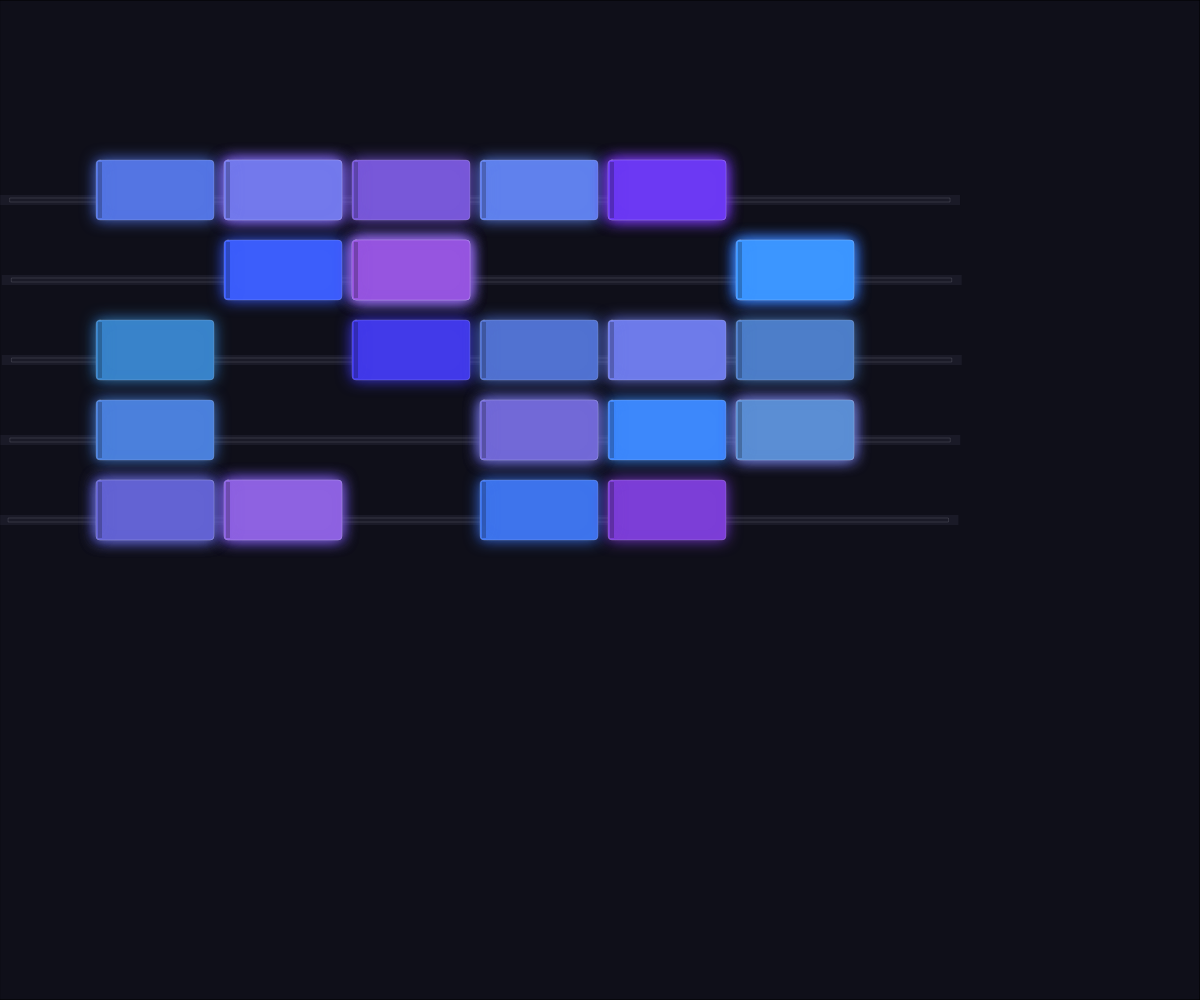
Frame 1 (no input)
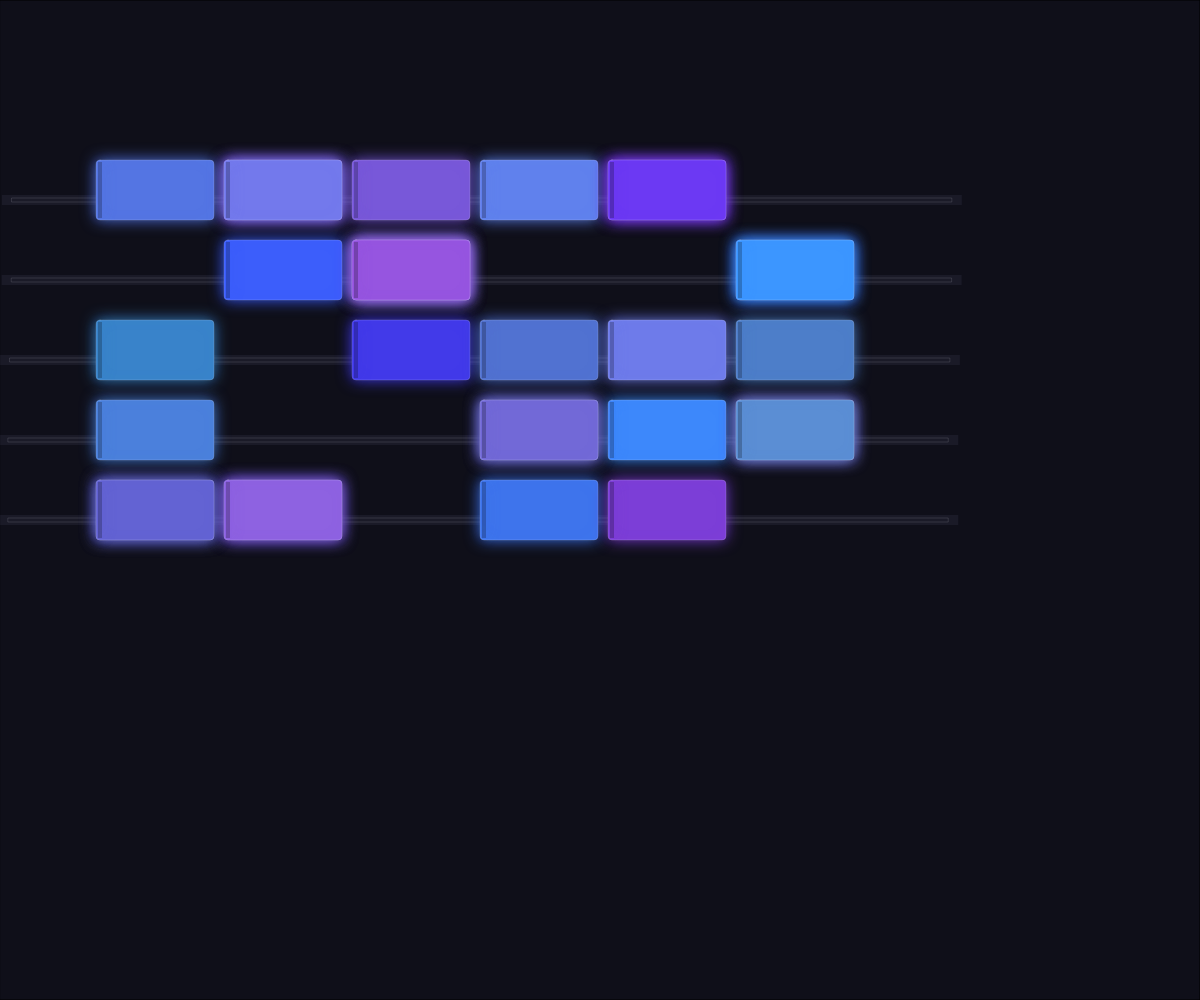
Frame 60 (no input)
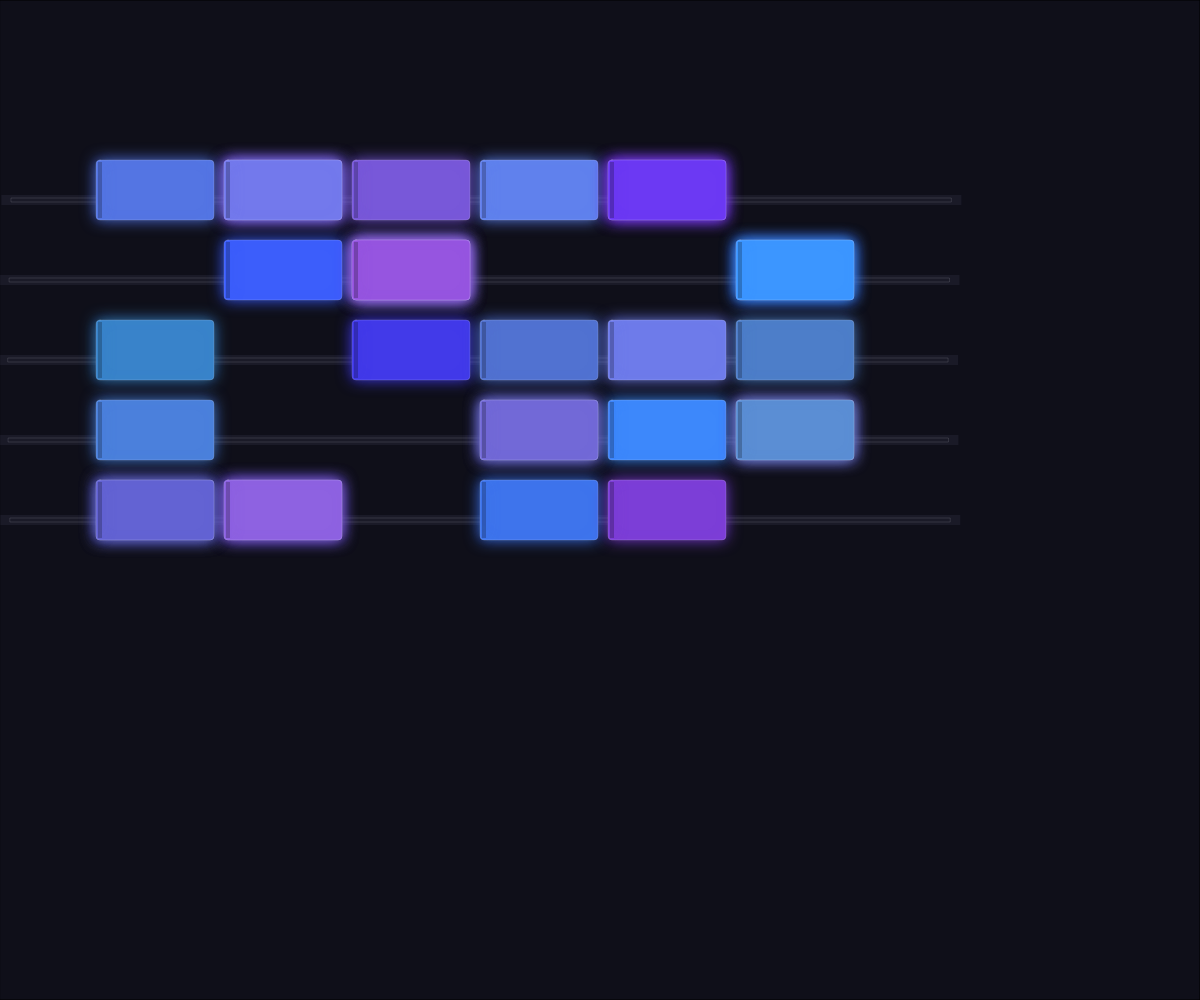
Frame 120 (the mouse pressed at the canvas centre since frame 60)

The p5.js sketch that drew these frames (run headless with seeded random() and noise() and a simulated clock; from frame 60 on, the mouse is pressed at the canvas centre):

// p5.js sketch
// ── sketch.js
let shelves = [];
let books = [];
let borrowed = [];
let ripplePhase = 0;

function setup() {
  createCanvas(windowWidth, windowHeight);
  angleMode(RADIANS);

  // Create shelves
  for (let i = 0; i < 5; i++) {
    shelves.push({
      y: height * 0.2 + i * 80,
      width: width * 0.8,
      height: 10
    });
  }

  // Create books
  for (let i = 0; i < 30; i++) {
    const shelfIndex = floor(random(shelves.length));
    const shelf = shelves[shelfIndex];
    const x = shelf.width * 0.1 + (i % 6) * (shelf.width * 0.8 / 6);
    const y = shelf.y - 40;
    const w = shelf.width * 0.8 / 6 - 10;
    const h = 60;
    
    books.push({
      x, y, w, h,
      shelfIndex,
      borrowed: false,
      lift: 0,
      color: color(random(50, 150), random(50, 150), random(200, 255))
    });
  }
  
  borrowed = new Array(books.length).fill(false);
}

function draw() {
  background(10, 10, 20);
  ripplePhase += 0.02;
  
  // Draw shelves with subtle ripple
  for (let i = 0; i < shelves.length; i++) {
    const shelf = shelves[i];
    
    push();
    translate(shelf.width * 0.5 + sin(ripplePhase + i) * 2, shelf.y);
    
    // Shelf glow
    noStroke();
    fill(40, 40, 60, 100);
    rect(-shelf.width * 0.5, -shelf.height * 0.5, shelf.width, shelf.height);
    
    // Book highlights
    stroke(255, 255, 255, 30);
    strokeWeight(1);
    noFill();
    rect(-shelf.width * 0.5 + 10, -shelf.height * 0.5 + 3, shelf.width - 20, shelf.height - 6);
    
    pop();
  }
  
  // Draw books
  for (let i = 0; i < books.length; i++) {
    const book = books[i];
    push();
    
    if (book.borrowed) {
      book.lift = 5;
    } else {
      book.lift = lerp(book.lift, 0, 0.1);
    }
    
    translate(book.x + book.w * 0.5, book.y + book.h * 0.5 - book.lift);
    
    // Book glow
    drawingContext.shadowColor = book.color;
    drawingContext.shadowBlur = 15;
    
    fill(book.color);
    stroke(255, 255, 255, 40);
    strokeWeight(1);
    rect(-book.w * 0.5, -book.h * 0.5, book.w, book.h, 4);
    
    // Book spine
    fill(0, 0, 0, 60);
    noStroke();
    rect(-book.w * 0.5 + 2, -book.h * 0.5 + 2, 4, book.h - 4);
    
    pop();
  }
  
  // Highlight borrowed books
  for (let i = 0; i < books.length; i++) {
    if (books[i].borrowed) {
      const book = books[i];
      push();
      translate(book.x + book.w * 0.5, book.y + book.h * 0.5);
      
      fill(255, 255, 0, 30);
      noStroke();
      ellipse(0, -book.h * 0.4, book.w * 0.8, book.h * 0.3);
      
      pop();
    }
  }
  
  // Add subtle ambient glow
  drawingContext.shadowBlur = 50;
  drawingContext.shadowColor = color(255, 255, 255, 20);
  fill(255, 255, 255, 5);
  rect(0, 0, width, height);
}

function mousePressed() {
  const mx = mouseX;
  const my = mouseY;
  
  for (let i = 0; i < books.length; i++) {
    const book = books[i];
    if (
      mx > book.x && 
      mx < book.x + book.w && 
      my > book.y && 
      my < book.y + book.h
    ) {
      books[i].borrowed = !books[i].borrowed;
      borrowed[i] = books[i].borrowed;
    }
  }
}

function windowResized() {
  resizeCanvas(windowWidth, windowHeight);
}
